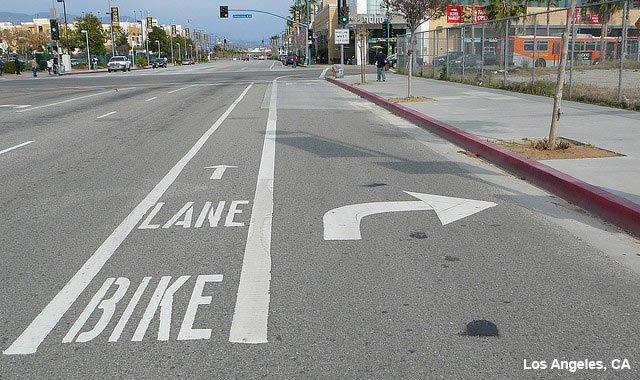
#> input picture lane.jpg, 640 x 380 px, given in place of the camera
$ python shape_detection.py   (older library calls are emulated)
#> lines starting #> are read from the running program, lines starting #| are printed output that depends on the picture; after the words box and inside, x2 and y2 are one past the last pixel; in counts of white or black regions, pixels touching at a corner belong together
import cv2
import numpy as np

def nothing(x):
    pass

cap = cv2.VideoCapture(0)

cv2.namedWindow("Trackbars")
cv2.createTrackbar("L-H","Trackbars", 63, 180, nothing)
cv2.createTrackbar("L-S","Trackbars", 114, 255, nothing)
cv2.createTrackbar("L-V","Trackbars", 45, 255, nothing)
cv2.createTrackbar("U-H","Trackbars", 119, 180, nothing)
cv2.createTrackbar("U-S","Trackbars", 255, 255, nothing)
cv2.createTrackbar("U-V","Trackbars", 199, 255, nothing)

font = cv2.FONT_HERSHEY_COMPLEX

while True:
    _, frame = cap.read()
#> frame is the input picture: shape (380, 640, 3); mean B, G, R 136.6, 139.6, 139.1
    hsv = cv2.cvtColor(frame, cv2.COLOR_BGR2HSV)
#> hsv: shape (380, 640, 3); mean H, S, V 53.6, 20.3, 143.1

    l_h = cv2.getTrackbarPos("L-H", "Trackbars")
    l_s = cv2.getTrackbarPos("L-S", "Trackbars")
    l_v = cv2.getTrackbarPos("L-V", "Trackbars")
    u_h = cv2.getTrackbarPos("U-H", "Trackbars")
    u_s = cv2.getTrackbarPos("U-S", "Trackbars")
    u_v = cv2.getTrackbarPos("U-V", "Trackbars")

    lower_red = np.array([l_h,l_s,l_v])
    upper_red = np.array([u_h,u_s,u_v])

    mask = cv2.inRange(hsv, lower_red, upper_red)
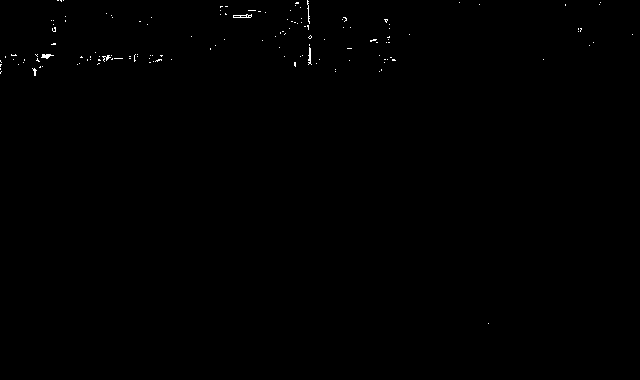
#> mask: shape (380, 640); 0.22% white in thin lines or dots, all inside (x1, y1, x2, y2) = (0, 0, 633, 324)
    kernel = np.ones((5,5),np.uint8)    #dark square
    mask - cv2.erode(mask, kernel)

    #Contours detection
    _, contours, _ = cv2.findContours(mask, cv2.RETR_TREE, cv2.CHAIN_APPROX_SIMPLE)
#> contours = 147 contours, 145 with area under 20; largest, box (x1, y1, x2, y2) and area: (233, 14, 252, 18) 38, (41, 54, 54, 59) 24

    for cnt in contours:
        area = cv2.contourArea(cnt)
        approx = cv2.approxPolyDP(cnt, 0.01*cv2.arcLength(cnt,True),True)
        x = approx.ravel()[0]
        y = approx.ravel()[1]

        if area > 1400:
            cv2.drawContours(frame, [approx], 0 , (0,0,0), 5)
            if len(approx)== 3:
                cv2.putText(frame, "Triangle", (x,y),font, 1, (0,0,0))
            elif len(approx) == 4:
                cv2.putText(frame, "Rectangle", (x,y),font, 1, (0,0,0))
            elif 10 < len(approx)<20:
                cv2.putText(frame, "Circle", (x,y),font, 1, (0,0,0))
#> this loop made 147 passes
#> (area, x, y) on pass 59: (24, 41, 57)

    cv2.imshow("Frame", frame)
    cv2.imshow("Mask", mask)

    key = cv2.waitKey(1)
#> (key Esc is pressed here)
    if key == 27:
        break

cap.release()
#> (the run stopped early here; a loop or call above may not have finished)
